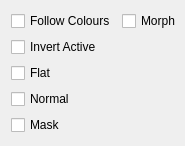
     <widget class="QWidget" name="layoutWidget">
      <property name="geometry">
       <rect>
        <x>32</x>
        <y>128</y>
        <width>185</width>
        <height>131</height>
       </rect>
      </property>
      <layout class="QGridLayout" name="gridLayout_6">
       <property name="rightMargin">
        <number>4</number>
       </property>
       <item row="0" column="0">
        <widget class="QCheckBox" name="checkToolfollow">
         <property name="text">
          <string>Follow Colours</string>
         </property>
        </widget>
       </item>
       <item row="0" column="1">
        <widget class="QCheckBox" name="checkToolmorph">
         <property name="text">
          <string>Morph</string>
         </property>
        </widget>
       </item>
       <item row="1" column="0">
        <widget class="QCheckBox" name="checkToolinvert">
         <property name="text">
          <string>Invert Active</string>
         </property>
        </widget>
       </item>
       <item row="2" column="0">
        <widget class="QCheckBox" name="checkToolflat">
         <property name="text">
          <string>Flat</string>
         </property>
        </widget>
       </item>
       <item row="3" column="0">
        <widget class="QCheckBox" name="checkToolnormal">
         <property name="text">
          <string>Normal</string>
         </property>
        </widget>
       </item>
       <item row="4" column="0">
        <widget class="QCheckBox" name="checkToolmask">
         <property name="text">
          <string>Mask</string>
         </property>
        </widget>
       </item>
      </layout>
     </widget>
